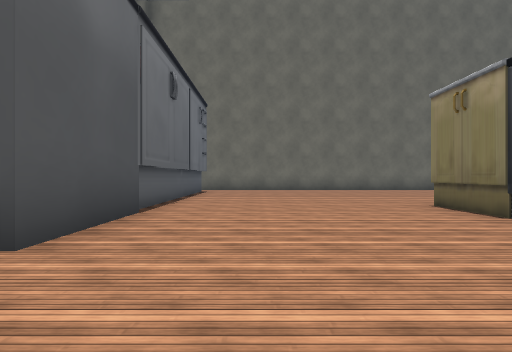
[1] (above)

23 first-person views from a walk through a scene from a Unity 3-D project. The camera is 1.2 m above the floor, looks level and sees 75° across. The floor is counted in squares, 2 m on a side. Each view is taken from the middle of a square. On the plan, view 1 faces up. The plan holds only what a view shows up to about 10 squares ahead; the rest is blank. Some surface patterns are stand-ins.

[2]
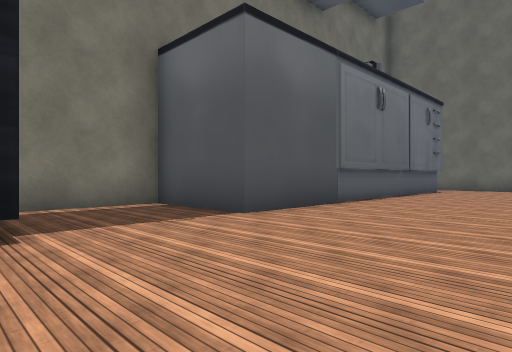

[3]
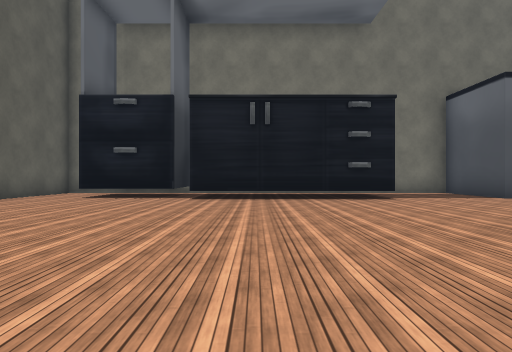

[4]
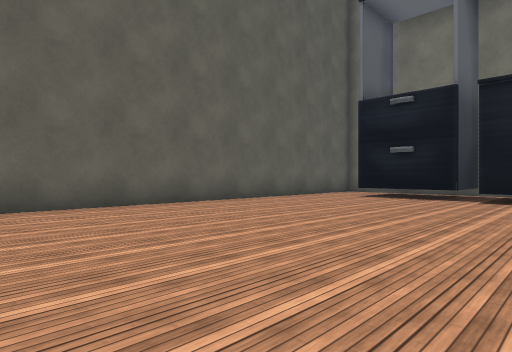

[5]
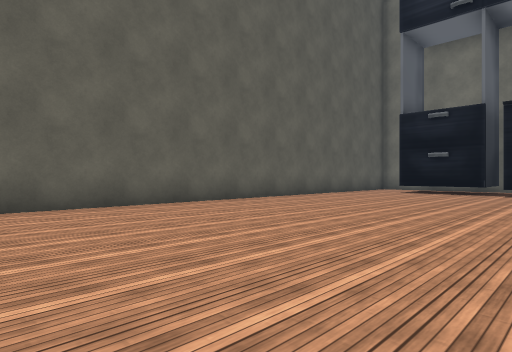

[6]
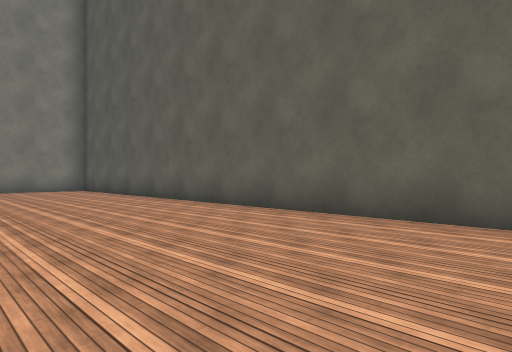

[7]
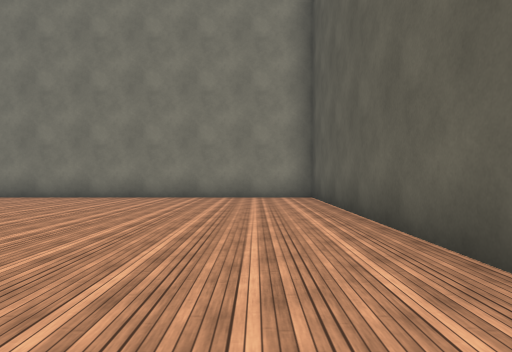

[8]
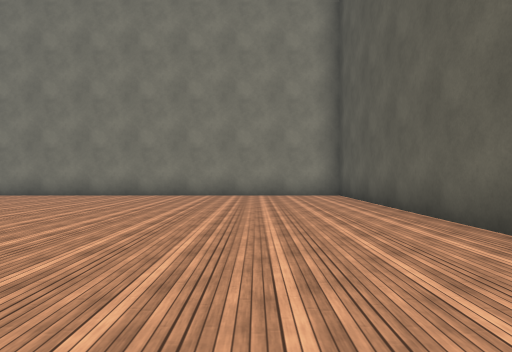

[9]
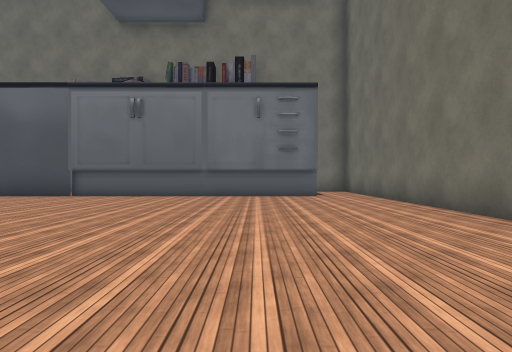

[10]
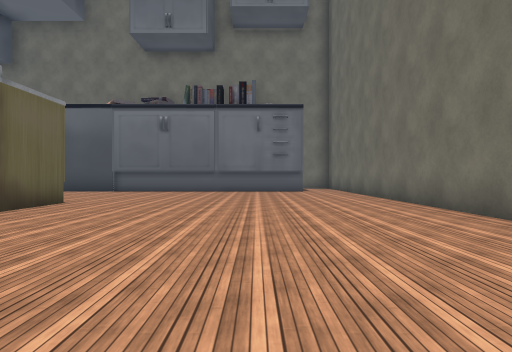

[11]
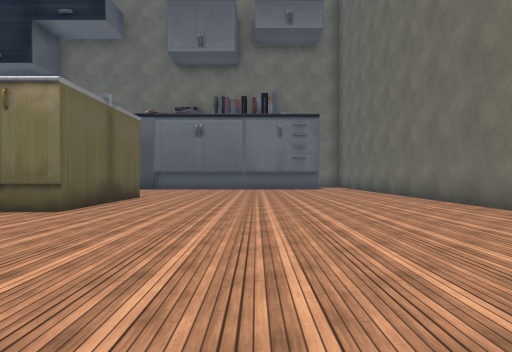

[12]
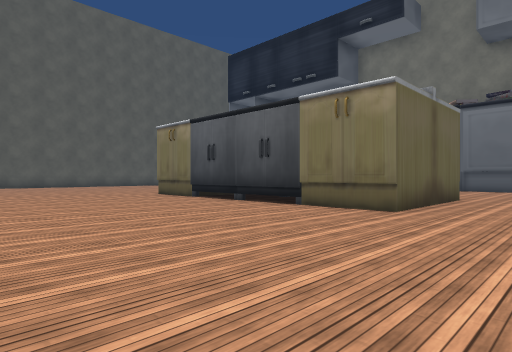

[13]
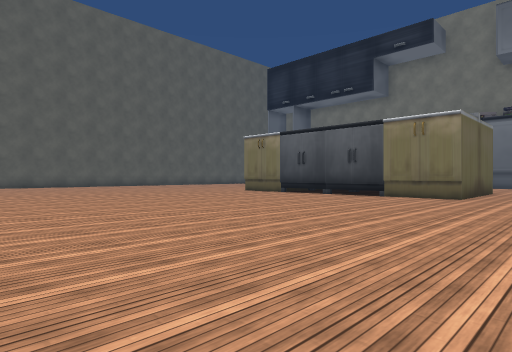

[14]
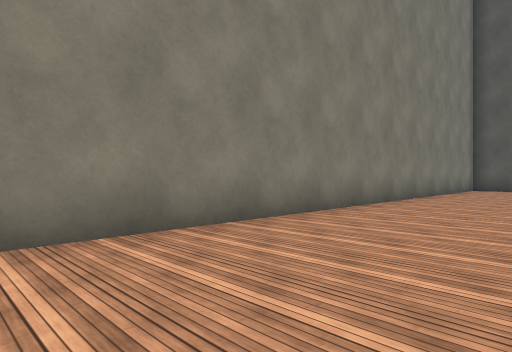

[15]
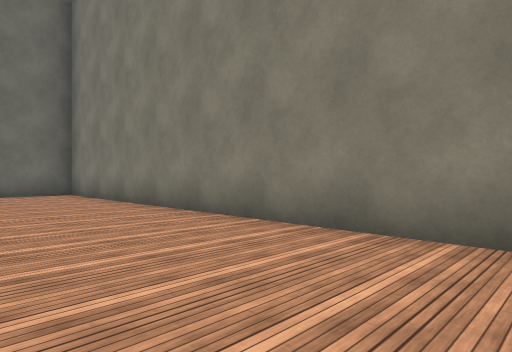

[16]
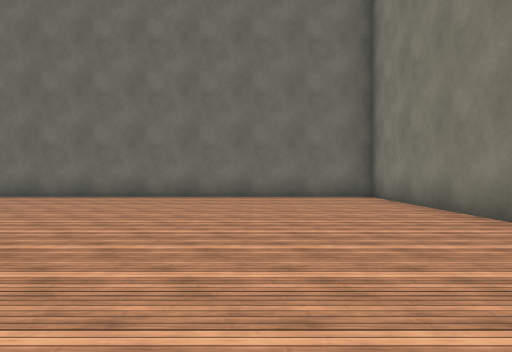

[17]
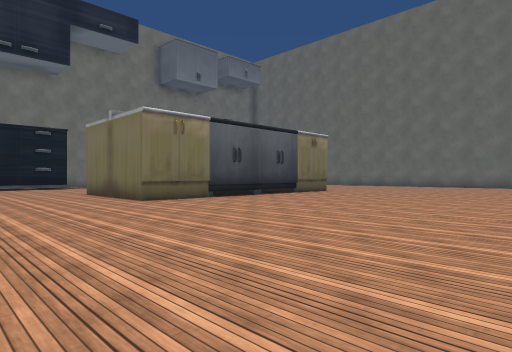

[18]
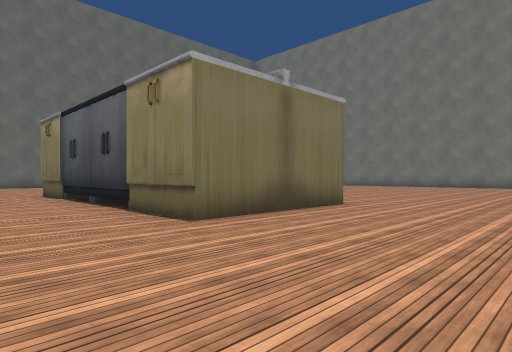

[19]
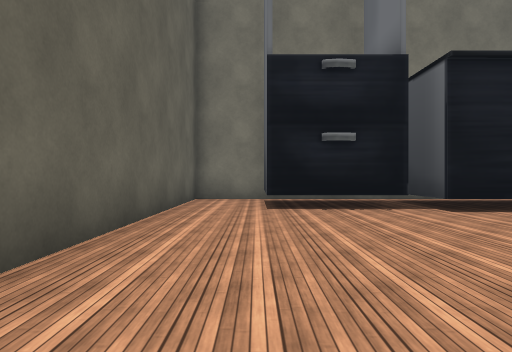

[20]
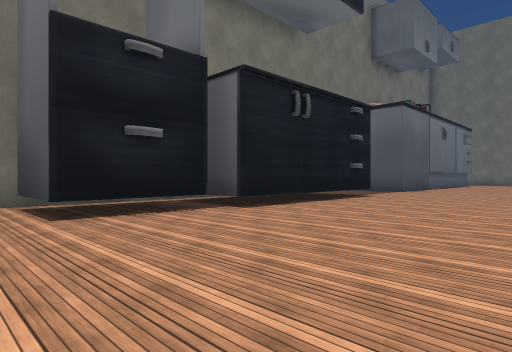

[21]
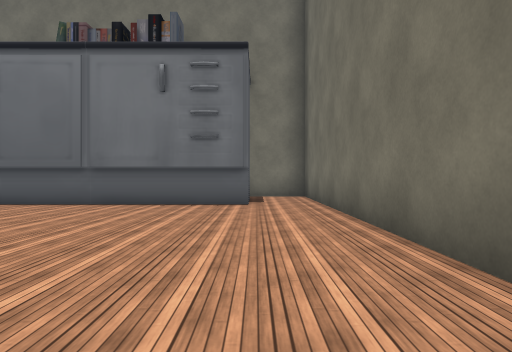

[22]
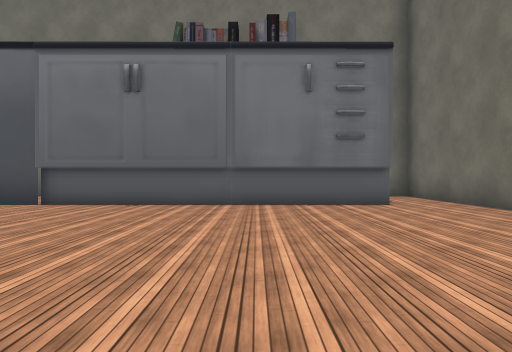

[23]
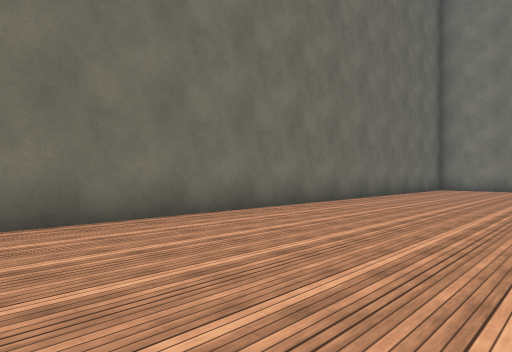

### Floor plan
Key: @ floor where view 1 was taken; # wall or solid block; . floor; O other object.
Columns run from 5 left of view 1 to 21 right of it. Each row starts with its distance up from view 1.
 15 ###########################
 14 #.........................#
 13 #.........................#
 12   ##......................#
 11    #......................#
 10    #......................#
  9    #......................#
  8    #......................#
  7    #......................#
  6    #.....O  O.............#
  5    #.....#  O.............#
  4    #.....O  O.............#
  3 ####.....#  O.............#
  2 #........O  O.............#
  1 #........#  #.............#
  0 #....@...####......... ...#
 -1    #.....O##O......... ...#
 -2    #.................  ...#
 -3    #......................#
 -4    #......................#
 -5 ####......................#
 -6 #.........................#
 -7 ####......................#
 -8 ####......................#
 -9 #.........................#
-10 #.........................#
-11 ###########################

Positions as (right, up) in squares from view 1, and headings:
1: (0, 0), facing up
2: (2, -1), facing up-left
3: (7, -4), facing left
4: (7, -4), facing down-left
5: (10, -4), facing down-left
6: (6, -6), facing down-right
7: (11, -9), facing right
8: (10, -8), facing right
9: (8, 11), facing left
10: (11, 11), facing left
11: (13, 10), facing left
12: (13, 9), facing down-left
13: (17, 9), facing down-left
14: (17, 5), facing down-right
15: (17, 3), facing up-right
16: (17, 5), facing up
17: (15, -5), facing up-left
18: (1, -5), facing up-right
19: (4, -9), facing left
20: (3, -10), facing up-left
21: (5, 13), facing left
22: (5, 10), facing left
23: (5, 10), facing up-right
